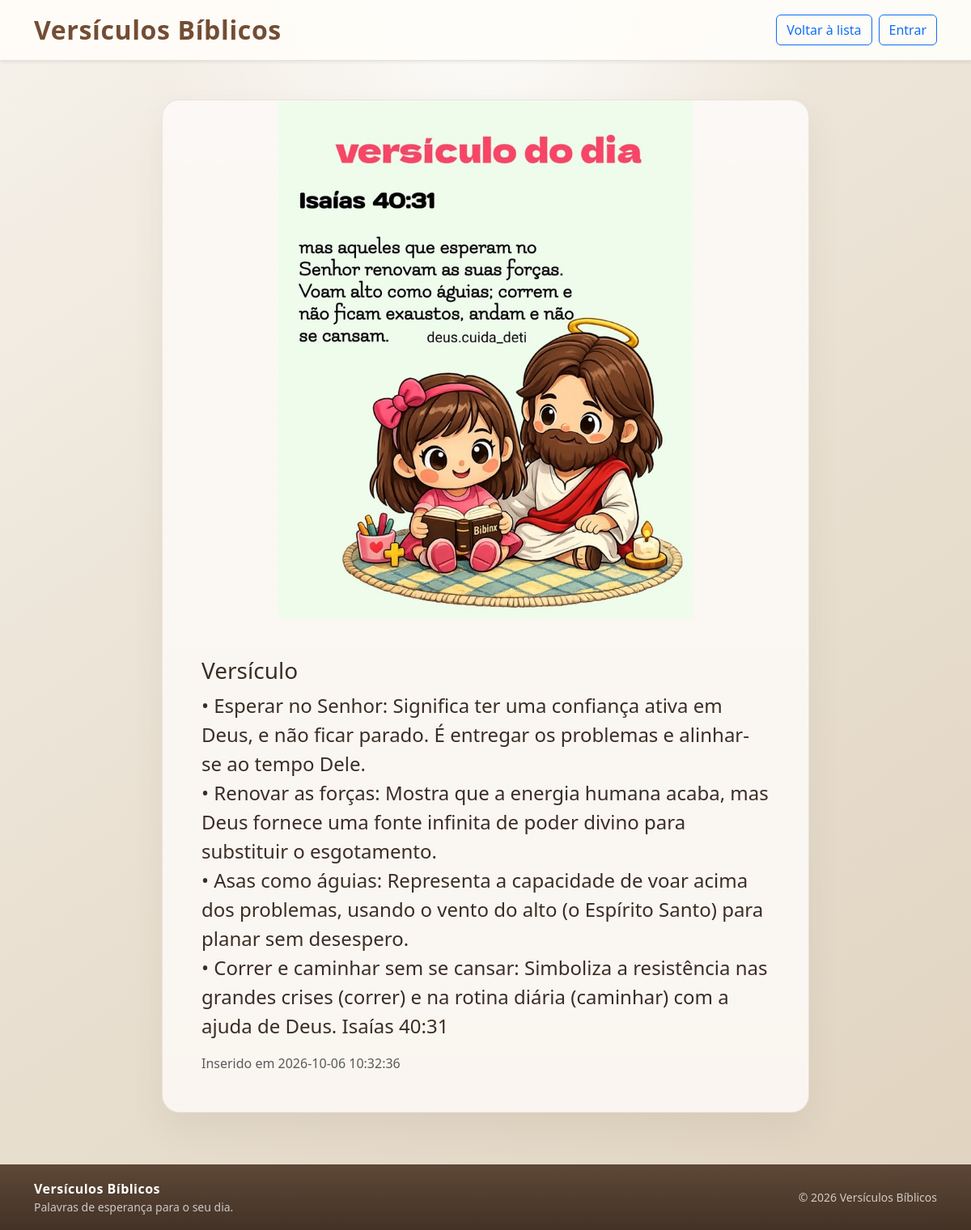
/index.php?pagina=detalhe&id=16, run on the app's committed database.
### tables this page shows
CREATE TABLE `versiculo` (
  `id` int(11) NOT NULL,
  `usuario_id` int(11) NOT NULL,
  `versiculo` text NOT NULL,
  `foto` varchar(2000) NOT NULL,
  `criado_em` timestamp NOT NULL DEFAULT current_timestamp(),
  `atualizado_em` timestamp NOT NULL DEFAULT current_timestamp() ON UPDATE current_timestamp()
);

### index.php (called while the page is built, shortened)
<?php
require_once __DIR__ . '/model/versiculo.php';
require_once __DIR__ . '/controller/VersiculoController.php';
$pdo = require __DIR__ . '/config/database.php';
$controller = new VersiculoController(new Versiculo($pdo), new Usuario($pdo));
$pagina = $_GET['pagina'] ?? 'home';
$controller->handle(is_string($pagina) ? $pagina : 'home');

### model/versiculo.php (called while the page is built, shortened)
<?php
class Versiculo
{
    private PDO $pdo;
    public function __construct(PDO $pdo)
    {
        $this->pdo = $pdo;
    }
    public function buscarPorId(int $id): ?array
    {
        $stmt = $this->pdo->prepare(
            'SELECT id, usuario_id, versiculo, foto, criado_em, atualizado_em
             FROM versiculo
             WHERE id = :id'
        );
        $stmt->execute(['id' => $id]);
        $registo = $stmt->fetch();
        return $registo ?: null;
    }
}

### views/detalhe.php (the view, shortened to what this page needs)
<?php $versiculo = $versiculo ?? null; ?>
<?php $usuarioAtual = is_array($usuarioAtual ?? null) ? $usuarioAtual : null; ?>
<!doctype html>
<html lang="pt">
<head>
    <link href="https://cdn.jsdelivr.net/npm/bootstrap@5.3.3/dist/css/bootstrap.min.css" rel="stylesheet">
    <link rel="stylesheet" href="css/style.css">
</head>
<body>
<nav class="navbar bg-white shadow-sm">
    <div class="container">
        <a class="navbar-brand" href="index.php">Versículos Bíblicos</a>
        <div class="d-flex gap-2">
            <a class="btn btn-outline-primary" href="index.php?pagina=listar">Voltar à lista</a>
            <?php if ($usuarioAtual): ?>
                <form method="post" action="index.php?pagina=sair" class="m-0">
                    <input type="hidden" name="csrf_token" value="<?= htmlspecialchars($csrfToken, ENT_QUOTES, 'UTF-8') ?>">
                    <button class="btn btn-outline-secondary" type="submit">Sair</button>
                </form>
            <?php else: ?>
                <a class="btn btn-outline-primary" href="index.php?pagina=login">Entrar</a>
            <?php endif; ?>
        </div>
    </div>
</nav>
<main class="container py-5">
    <?php if (!$versiculo): ?>
        <div class="alert alert-warning">Versículo não encontrado.</div>
    <?php else: ?>
        <article class="detail-card mx-auto">
            <?php if (!empty($versiculo['foto'])): ?>
                <img
                    src="foto/<?= htmlspecialchars(rawurlencode($versiculo['foto']), ENT_QUOTES, 'UTF-8') ?>"
                    class="detail-photo"
                    alt="Foto do versículo"
                >
            <?php endif; ?>
            <div class="p-4 p-md-5">
                <h1 class="h3">Versículo</h1>
                <p class="fs-4"><?= nl2br(htmlspecialchars($versiculo['versiculo'], ENT_QUOTES | ENT_SUBSTITUTE, 'UTF-8')) ?></p>
                <p class="text-muted mb-0">
                    Inserido em <?= htmlspecialchars($versiculo['criado_em'], ENT_QUOTES | ENT_SUBSTITUTE, 'UTF-8') ?>
                </p>
            </div>
        </article>
    <?php endif; ?>
</main>
<footer class="site-footer">
    <div class="container">
        <div class="d-flex flex-column flex-md-row justify-content-between align-items-center gap-2">
            <div>
                <strong>Versículos Bíblicos</strong>
                <div class="small">Palavras de esperança para o seu dia.</div>
            </div>
            <div class="small">© <?= date('Y') ?> Versículos Bíblicos</div>
        </div>
    </div>
</footer>
</body>
</html>

### css/style.css (style rules this page uses)
:root { --color-ink: #3a2d24; --color-accent: #a86e48; --color-accent-dark: #734d34; --color-soft: #f7f0e7; --color-card: #f9f5ef; --color-card-strong: #f0e4d4; --color-bg: #f4efe9; --color-bg-2: #e9dfcf; --color-highlight: #e7f0d8; --color-olive: #68795b; --color-olive-dark: #4d5f43; --color-sky: #dfeef6; }
body { min-height: 100vh; display: flex; flex-direction: column; color: var(--color-ink); background: radial-gradient(circle at top, rgba(255,255,255,0.9), transparent 25%), linear-gradient(145deg, #f6f2eb 0%, #ece4d7 38%, #e0d3bf 100%); font-family: "Segoe UI", Tahoma, Geneva, Verdana, sans-serif; }
main.container { flex: 1; padding-top: 2.2rem; padding-bottom: 3rem; }
.site-footer { background: linear-gradient(180deg, rgba(88, 65, 48, 0.96), rgba(64, 47, 35, 0.98)); color: rgba(255, 255, 255, 0.9); border-top: 1px solid rgba(255, 255, 255, 0.08); padding: 1.1rem 0; margin-top: 1rem; }
.site-footer strong { color: #fff; letter-spacing: 0.03em; }
.site-footer .small { opacity: 0.8; }
.navbar { background-color: rgba(255, 253, 249, 0.96) !important; border-bottom: 1px solid rgba(112, 77, 53, 0.15); box-shadow: 0 2px 12px rgba(85, 65, 48, 0.06); }
.navbar-brand { color: var(--color-accent-dark); font-weight: 700; letter-spacing: 0.02em; font-size: 2rem; }
.home-card, .detail-card, .form-card, .verse-table-wrap, .publication-card { overflow: hidden; border: 1px solid rgba(117, 91, 66, 0.12); border-radius: 1.35rem; background: linear-gradient(180deg, rgba(255,255,255,0.4), rgba(255,255,255,0.12)), #f9f4ee; box-shadow: 0 1.2rem 2.5rem rgba(95, 77, 55, 0.08); }
.detail-card, .form-card { max-width: 800px; }
.detail-photo { display: block; width: auto; max-width: 100%; height: auto; max-height: min(80vh, 900px); margin-inline: auto; object-fit: contain; }

### data on the page
versiculo: foto (picture), versiculo "• Esperar no Senhor: Significa ter uma confiança ativa em Deus, e não ficar parado. É entregar os problemas e alinhar-se ao tempo Dele. • Renovar as forças: Mostra que a energia humana acaba, mas Deus fornece uma fonte infinita de poder divino para substituir o esgotamento. • Asas como águias: Representa a capacidade de voar acima dos problemas, usando o vento do alto (o Espírito Santo) para planar sem desespero. • Correr e caminhar sem se cansar: Simboliza a resistência nas grandes crises (correr) e na rotina diária (caminhar) com a ajuda de Deus. Isaías 40:31", criado_em "2026-10-06 10:32:36"
